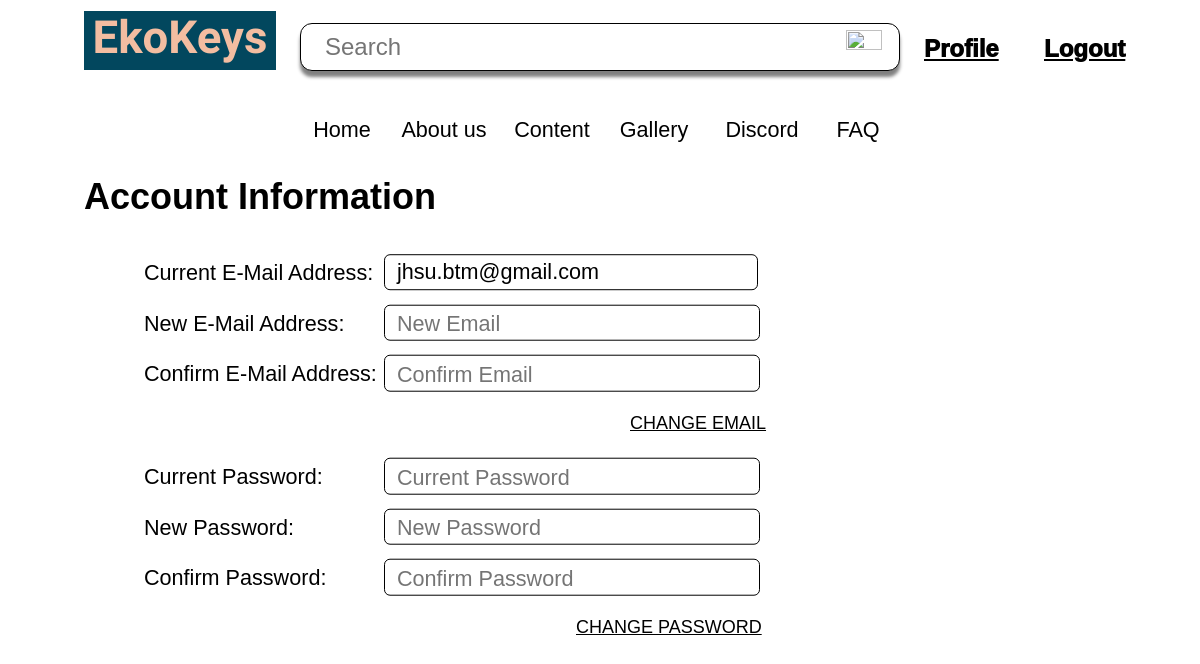
Before: /profile (signed in) with the older database file.
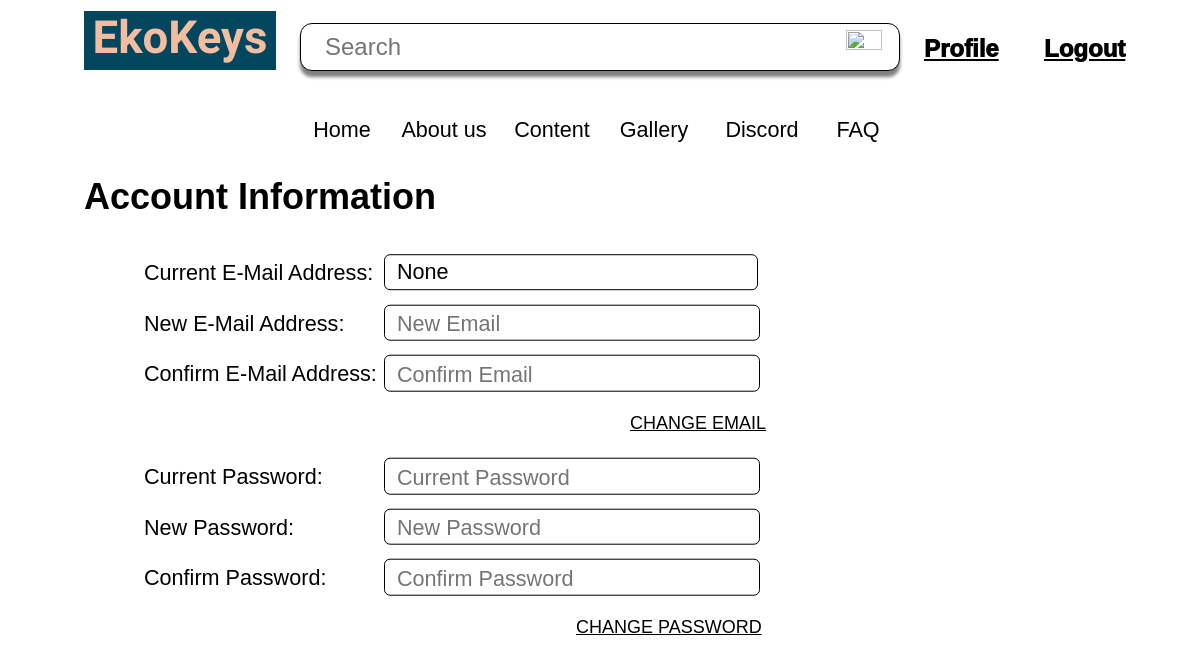
After: the same page with the newer database file.
### models.py (models this page shows, shortened)
class User(UserMixin, db.Model):
    id = db.Column(db.Integer, primary_key=True)
    email = db.Column(db.String(100), unique=True)
    password = db.Column(db.String(100))
    first_name = db.Column(db.String(1000))
    last_name = db.Column(db.String(1000))

### auth.py (the view)
@auth.route('/profile')
@login_required
def profile():
    user_email = current_user.email
    return render_template('profile.html', current_email=user_email)

### templates/profile.html (shortened to what this page needs)
{% extends 'base.html' %}
{% block content %}
<div class="container">
    <div class="Account_info">
        <p style="position: absolute; top: -25%; left: 7%;">Account Information</p>
    </div>
    <div class="Email">
        <p style="position: absolute; top: -13%; left: 12%;">Current E-Mail Address:</p>
        <div class="container_email">
            <div class="email-field">{{ current_email }}</div>
        </div>
        <form action="/profile" method="POST" class="form">
            <p style="position: absolute; top: 17%; left: 12%;">New E-Mail Address:</p>
            <div class="container_email" style="top:30%;">
                <input type="email" name="new_email" placeholder="New Email" class="email-field" />
            </div>
             <p style="position: absolute; top: 47%; left: 12%;">Confirm E-Mail Address:</p>
            <div class="container_email" style="top:60%;">
                <input type="email" name="confirm_email" placeholder="Confirm Email" class="email-field" />
            </div>
            <button style="position: absolute; left: 52%; background-color: transparent; border: none;
                            top: 90%; text-decoration: underline; font-size: 1.5vw;">CHANGE EMAIL</button>
        </form>
    </div>
    <div class="Email" style="top: 5%;">
        <p style="position: absolute; top: -13%; left: 12%;">Current Password:</p>
        <form action="/profile" method="POST" class="form">
            <div class="container_email">
                <input type="password" name="current_password" placeholder="Current Password" class="email-field" />
            </div>
            <p style="position: absolute; top: 17%; left: 12%;">New Password:</p>
            <div class="container_email" style="top:30%;">
                <input type="password" name="new_password" placeholder="New Password" class="email-field" />
            </div>
            <p style="position: absolute; top: 47%; left: 12%;">Confirm Password:</p>
            <div class="container_email" style="top:60%;">
                <input type="password" name="confirm_password" placeholder="Confirm Password" class="email-field" />
            </div>
            <button style="position: absolute; left: 47.5%; background-color: transparent; border: none;
                            top: 90%; text-decoration: underline; font-size: 1.5vw;">CHANGE PASSWORD</button>
        </form>
    </div>
</div>
{% endblock %}

### templates/base.html (shortened to what this page needs)
<!DOCTYPE html>
<html>
<head>
</head>
<body>
<div class="top_and_bar">
  <div class="top_wrapper">
      <a href="{{ url_for('main.home') }}">
        <div class="Logo">
            <h>EkoKeys</h>
        </div>
      </a>
    <div class="container_search">
          <form action="{{url_for('main.search') }}" method="POST" class="form">
            <input type="search" name=search placeholder="Search" class="search-field" />
            <button type="submit" class="search-button">
              <img src="https://upload.wikimedia.org/wikipedia/commons/thumb/5/55/Magnifying_glass_icon.svg/1200px-Magnifying_glass_icon.svg.png">
            </button>
          </form>
    </div>
{% if current_user.is_authenticated %}
      <a href="{{ url_for('main.profile') }}">
        <div class="Sign_up">
            <p>Profile</p>
        </div>
      </a>
      <a href="{{ url_for('auth.logout') }}">
        <div class="Login">
            <p>Logout</p>
        </div>
      </a>
      {% endif %}
  </div>
  <div class="bar">
   <a href="{{ url_for('main.home') }}" style="text-decoration: none">
      <div class="Home">
          <p>Home</p>
      </div>
    </a>
    <a href="{{ url_for('main.about') }}" style="text-decoration: none">
      <div class="About_us">
          <p>About us</p>
      </div>
    </a>
    <div class="dropdown">
  		<button class="dropbtn">Content</button>
	</div>
    <a href="{{ url_for('main.gallery') }}" style="text-decoration: none">
      <div class="Gallery">
          <p>Gallery</p>
      </div>
    </a>
    <a href="https://discord.gg/vVdKrv72" style="text-decoration: none">
      <div class="Discord">
          <p>Discord</p>
      </div>
    </a>
    <a href="{{ url_for('main.FAQ') }}" style="text-decoration: none">
      <div class="FAQ">
          <p>FAQ</p>
      </div>
    </a>
  </div>
</div>
{% block content %}
{% endblock %}
</body>
</html>

Changed rows visible on the page:
no longer on this page (row edited): User: email "jhsu.btm@gmail.com"
Other visible differences:
{{ current_email }}: (not shown) → "None"
